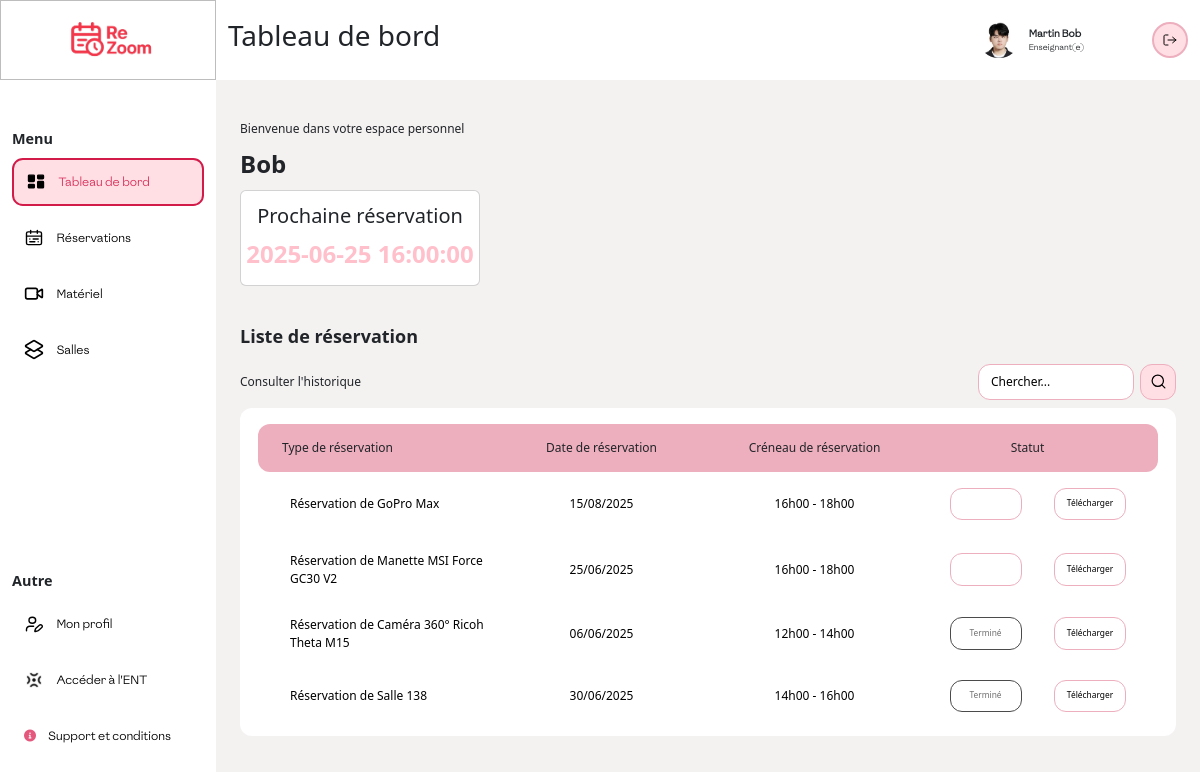
The page /PHP/index.php (signed in) on the database its author committed.
### tables this page shows
CREATE TABLE `reservations` (
  `idR` int(11) NOT NULL,
  `quantite` int(11) NOT NULL DEFAULT 1,
  `date_demande` datetime NOT NULL,
  `date_debut` datetime NOT NULL,
  `date_fin` datetime NOT NULL,
  `valide` int(11) DEFAULT NULL,
  `motif` varchar(100) DEFAULT NULL,
  `commentaires` varchar(50) DEFAULT NULL,
  `signatureElectronique` varchar(50) DEFAULT NULL,
  `documentAdministrateur` varchar(50) DEFAULT NULL
);

CREATE TABLE `materiel` (
  `idM` int(11) NOT NULL,
  `refernceM` varchar(50) DEFAULT NULL,
  `designation` varchar(50) DEFAULT NULL,
  `photo` varchar(100) DEFAULT NULL,
  `typeM` varchar(50) DEFAULT NULL,
  `dateAchat` date DEFAULT NULL,
  `etat` varchar(50) DEFAULT NULL,
  `quantité` int(11) DEFAULT NULL,
  `descriptif` varchar(200) DEFAULT NULL,
  `lien_demo` varchar(100) DEFAULT NULL
);

CREATE TABLE `salle` (
  `idS` int(11) NOT NULL,
  `nom` varchar(100) NOT NULL,
  `type` varchar(50) DEFAULT NULL,
  `capacite` int(11) DEFAULT NULL,
  `nb_pc` int(11) DEFAULT NULL,
  `photo` varchar(100) DEFAULT NULL,
  `etat` varchar(50) DEFAULT NULL,
  `description` varchar(200) DEFAULT NULL
);

### PHP/index_enseignant.php (the view, shortened to what this page needs)
<section class="top">
    <p>Bienvenue dans votre espace personnel</p>
    <p><?php echo $_SESSION['user']['prenom'] ?></p>
    <div class="cards">
    <div class="card">
        <h5>Prochaine réservation</h5>
        <p style="color:pink;">
            <?php
            require "../PHPpure/connexion.php";
            $sql = "
                SELECT r.idR, r.date_debut
                FROM reservations r
                JOIN concerne c ON r.idR = c.idR
                JOIN reservation_users ru ON r.idR = ru.idR
                WHERE ru.id = :user_id AND r.date_debut > :today
                ORDER BY r.date_debut ASC
                LIMIT 1
            ";
            $stmt = $pdo->prepare($sql);
            $userId = $_SESSION['user']['id'];
            $today = date('Y-m-d');
            $stmt->bindParam(':user_id', $userId, PDO::PARAM_INT);
            $stmt->bindParam(':today', $today);
            $stmt->execute();
            $row = $stmt->fetch(PDO::FETCH_ASSOC);
            if ($row) {
                echo $row['date_debut'];
            } else {
                echo "Aucune réservation à venir.";
            }
            ?>
        </p>
    </div>
</div>
</section>
<section class="reservation">
    <h2>Liste de réservation</h2>
    <div class="search">
        <p>Consulter l'historique</p>
        <div class="searchContainer">
            <input type="search" name="search" id="inputSearch" placeholder="Chercher..." />
            <button id="buttonSearch">
                <img src="../res/search.svg" alt="" />
            </button>
        </div>
    </div>
    <section class="table">
        <article class="header_Table">
            <p>Type de réservation</p>
            <p>Date de réservation</p>
            <p>Créneau de réservation</p>
            <p>Statut</p>
        </article>
        <article class="body_Table">
            <?php
            if (isset($_SESSION['user']['id'])) {
                $userId = $_SESSION['user']['id'];
            }
            $sql = "
                        SELECT
                            r.idR,
                            r.date_debut,
                            r.date_fin,
                            r.valide,
                            m.designation AS materiel
                        FROM reservations r
                        JOIN concerne c ON r.idR = c.idR
                        JOIN materiel m ON c.idM = m.idM
                        JOIN reservation_users ru ON r.idR = ru.idR
                        WHERE ru.id = :user_id
                        ORDER BY r.date_debut DESC
                    ";
            $stmt = $pdo->prepare($sql);
            $stmt->bindParam(':user_id', $userId, PDO::PARAM_INT);
            $stmt->execute();
            while ($row = $stmt->fetch(PDO::FETCH_ASSOC)) {
                $date = date("d/m/Y", strtotime($row['date_debut']));
                $startHour = date("H\hi", strtotime($row['date_debut']));
                $endHour = date("H\hi", strtotime($row['date_fin']));
                $now = new DateTime();
                $end = new DateTime($row['date_fin']);
                if ($row['valide'] == 0) {
                    $status = "attente";
                    if ($end < $now) {
                        $status = "annulé";
                        $sql = "UPDATE reservations SET valide = 2 WHERE idR = :idR";
                        $stmt = $pdo->prepare($sql);
                        $stmt->bindParam(':idR', $row['idR'], PDO::PARAM_INT);
                        $stmt->execute();
                    }
                } elseif ($end < $now) {
                    $status = "terminé";
                    $sql = "UPDATE reservations SET valide = 3 WHERE idR = :idR";
                    $stmt = $pdo->prepare($sql);
                    $stmt->bindParam(':idR', $row['idR'], PDO::PARAM_INT);
                    $stmt->execute();
                } else if ($row['valide'] == 1) {
                    $status = "accepté";
                } else if ($row['valide'] == 2) {
                    $status = "refusé";
                }
                echo "
                            <div class='line'>
                                <p>Réservation de {$row['materiel']}</p>
                                <p>$date</p>
                                <p>$startHour - $endHour</p>
                                <div class='statusButton'>
                                    <button class='$status'></button>
                                    <button class='telecharger' onclick='window.open(\"../PHPpure/genererpdf.php?idR={$row['idR']}\", \"_blank\")'>Télécharger</button>
                                </div>
                            </div>
                        ";
            }
            $sql = "
                        SELECT
                            r.date_debut,
                            r.date_fin,
                            r.valide,
                            s.nom AS salle,
                            r.idR AS idR
                        FROM reservations r
                        JOIN concerne_salle cs ON r.idR = cs.idR
                        JOIN salle s ON cs.idS = s.idS
                        JOIN reservation_users ru ON r.idR = ru.idR
                        WHERE ru.id = :user_id
                        ORDER BY r.date_debut DESC
            ";
            $stmt = $pdo->prepare($sql);
            $stmt->bindParam(':user_id', $userId, PDO::PARAM_INT);
            $stmt->execute();
            while ($row = $stmt->fetch(PDO::FETCH_ASSOC)) {
                $date = date("d/m/Y", strtotime($row['date_debut']));
                $startHour = date("H\hi", strtotime($row['date_debut']));
                $endHour = date("H\hi", strtotime($row['date_fin']));
                if ($row['valide'] == 0) {
                    $status = "attente";
                    if ($end < $now) {
                        $status = "annulé";
                        $sql = "UPDATE reservations SET valide = 2 WHERE idR = :idR";
                        $stmt = $pdo->prepare($sql);
                        $stmt->bindParam(':idR', $row['idR'], PDO::PARAM_INT);
                        $stmt->execute();
                    }
                } elseif ($end < $now) {
                    $status = "terminé";
                    $sql = "UPDATE reservations SET valide = 3 WHERE idR = :idR";
                    $stmt = $pdo->prepare($sql);
                    $stmt->bindParam(':idR', $row['idR'], PDO::PARAM_INT);
                    $stmt->execute();
                } elseif ($row['valide'] == 1) {
                    $status = "accepté";
                } elseif ($row['valide'] == 2) {
                    $status = "réfusé";
                }
                echo "
                            <div class='line'>
                                <p>Réservation de {$row['salle']}</p>
                                <p>$date</p>
                                <p>$startHour - $endHour</p>
                                <div class='statusButton'>
                                    <button class='$status'></button>
                                    <button class='telecharger' onclick='window.open(\"../PHPpure/genererpdf.php?idR={$row['idR']}\", \"_blank\")'>Télécharger</button>
                                </div>
                            </div>
                        ";
            }
            ?>
        </article>
    </section>
</section>

### rows shown on the page
reservations: date_debut "2025-06-25 16:00:00", materiel.designation "Manette MSI Force GC30 V2", date_debut "25/06/2025", date_debut "16h00", date_fin "18h00"
reservations: materiel.designation "GoPro Max", date_debut "15/08/2025", date_debut "16h00", date_fin "18h00"
reservations: materiel.designation "Caméra 360° Ricoh Theta M15", date_debut "06/06/2025", date_debut "12h00", date_fin "14h00"
reservations: salle.nom "Salle 138", date_debut "30/06/2025", date_debut "14h00", date_fin "16h00"

### other values the page prints
$_SESSION['user']['nom'] "Martin"
$_SESSION['user']['prenom'] "Bob"
$_SESSION['user']['role'] "Enseignant(e)"
